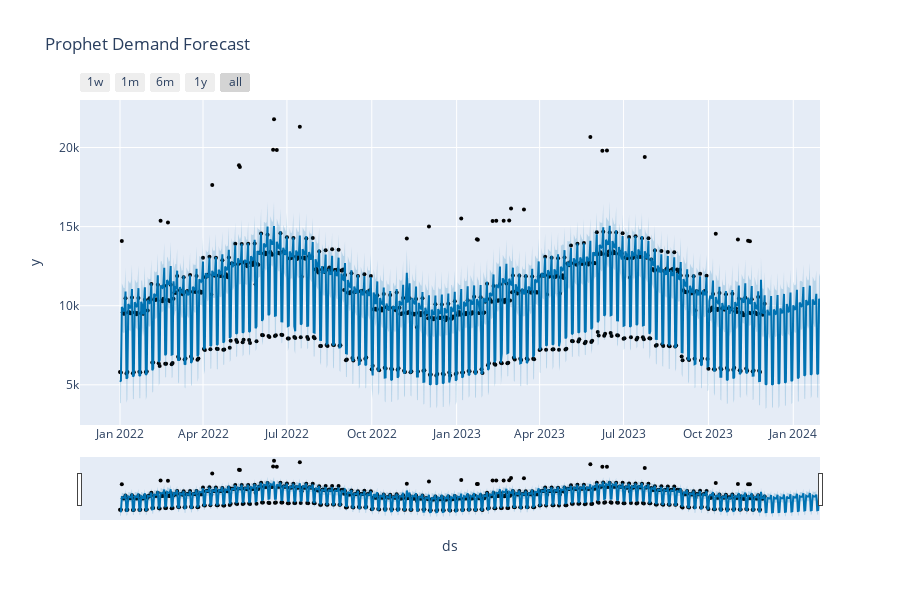

Source (notebook cell):
### Code cell
# Interactive forecast plot
fig = plot_plotly(model, forecast)
fig.update_layout(title='Prophet Demand Forecast')
fig.show()

### Figure 1 — Plotly figure (JSON) as saved in the notebook; plotly's stock layout.template omitted (floating-point values rounded to 4 significant figures; data arrays with more than 128 entries replaced by an {"elided": "..."} marker saying what was removed)
{"data": [{"marker": {"color": "black", "size": 4}, "mode": "markers", "name": "Actual", "type": "scatter", "x": {"elided": "700 str values"}, "y": {"elided": "700 int values"}}, {"hoverinfo": "skip", "line": {"width": 0}, "mode": "lines", "type": "scatter", "x": {"elided": "760 str values"}, "y": {"elided": "760 float values"}}, {"fill": "tonexty", "fillcolor": "rgba(0, 114, 178, 0.2)", "line": {"color": "#0072B2", "width": 2}, "mode": "lines", "name": "Predicted", "type": "scatter", "x": {"elided": "760 str values"}, "y": {"elided": "760 float values"}}, {"fill": "tonexty", "fillcolor": "rgba(0, 114, 178, 0.2)", "hoverinfo": "skip", "line": {"width": 0}, "mode": "lines", "type": "scatter", "x": {"elided": "760 str values"}, "y": {"elided": "760 float values"}}], "layout": {"height": 600, "showlegend": false, "title": {"text": "Prophet Demand Forecast"}, "width": 900, "xaxis": {"rangeselector": {"buttons": [{"count": 7, "label": "1w", "step": "day", "stepmode": "backward"}, {"count": 1, "label": "1m", "step": "month", "stepmode": "backward"}, {"count": 6, "label": "6m", "step": "month", "stepmode": "backward"}, {"count": 1, "label": "1y", "step": "year", "stepmode": "backward"}, {"step": "all"}]}, "rangeslider": {"visible": true}, "title": {"text": "ds"}, "type": "date"}, "yaxis": {"title": {"text": "y"}}}}
